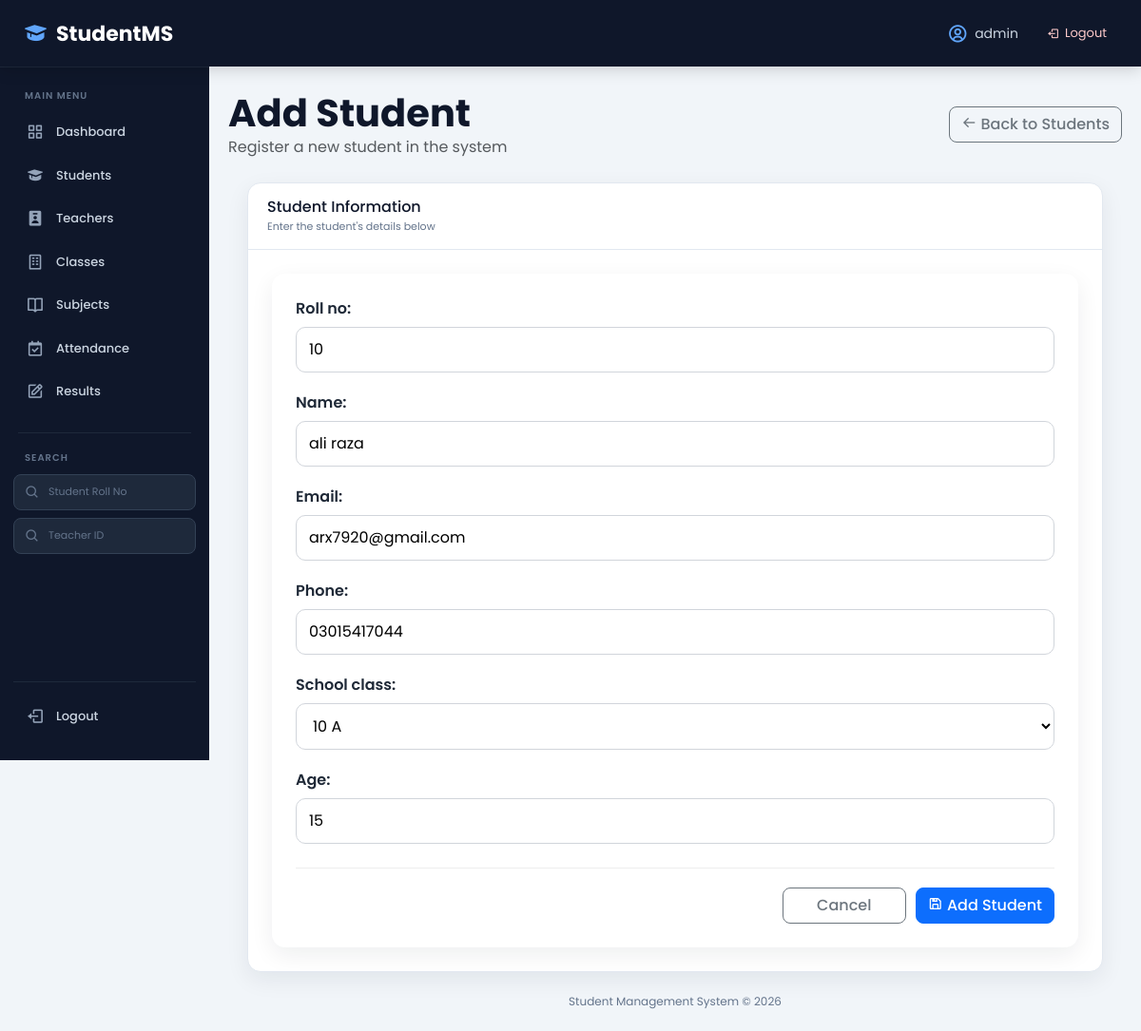
The page /students/10/edit/ (signed in) on the database its author committed.
### my_app/models.py (models this page shows, shortened)
class Students(models.Model):
    roll_no=models.IntegerField(blank=False,unique=True)
    name=models.CharField(max_length=100,blank=False)
    email=models.EmailField(max_length=200,blank=False,unique=True)
    phone=models.CharField(max_length=15,blank=False,unique=True)
    user=models.OneToOneField(
          User,on_delete=models.PROTECT,blank=True,null=True
    )
    school_class = models.ForeignKey(
        SchoolClass,
        on_delete=models.PROTECT,
         null=True,
         blank=True
    )
    age=models.PositiveIntegerField(blank=False)
    create_at=models.DateTimeField(max_length=100,auto_now_add=True)

class SchoolClass(models.Model):
     school_class=models.CharField( max_length=5)
     section=models.CharField( max_length=5)
     room_no=models.CharField( max_length=10)
     def __str__(self):
      return f"{self.school_class} {self.section}"

### my_app/views/student_views.py (the view)
# urls.py: path("students/<int:roll_no>/edit/", student_views.update, name="update_detail"),
@login_required
def update(request,roll_no):
    if not request.user.has_perm("my_app.update_detail"):
     raise PermissionDenied
    try:
        student = Students.objects.get(roll_no=roll_no)
    except Students.DoesNotExist:
            return redirect('list_student')
    if request.method=="POST":
        form = StudentForm(
    request.POST,
    instance=student
)
        if form.is_valid():
            form.save()
            messages.success(request,'Student Updates Successfully')
            return redirect("list_student")
    else:
        form = StudentForm(instance=student)
    return render(request, "students/add_student.html", {
        "form": form
    })

### my_app/forms.py
class StudentForm(forms.ModelForm):
        phone = forms.CharField(
    max_length=11,
    min_length=11,
    validators=[
        RegexValidator(
            regex=r'^\d{11}$',
            message='Phone number must contain exactly 11 digits.'
        )
    ]
)
        class Meta:
            model=Students
            fields = [
            "roll_no",
            "name",
            "email",
            "phone",
            "school_class",
            "age",
        ]

### my_app/templates/students/add_student.html (shortened to what this page needs)
{% extends "base.html" %}
{% block content %}
<div class="page-section">
    <div class="page-title">
        <div>
            <h1>
                Add Student
            </h1>
            <p class="text-muted mb-0">
                Register a new student in the system
            </p>
        </div>
        <a
            href="{% url 'list_student' %}"
            class="btn btn-outline-secondary"
        >
            <i class='bx bx-arrow-back'></i>
            Back to Students
        </a>
    </div>
    <div class="dashboard-panel student-form-panel">
        <div class="panel-header">
            <div>
                <h3>
                    Student Information
                </h3>
                <span>
                    Enter the student's details below
                </span>
            </div>
        </div>
        <div class="form-content">
            <form
                action=""
                method="post"
                class="management-form"
            >
                {{ form.as_p }}
                <div class="form-actions">
                    <a
                        href="{% url 'list_student' %}"
                        class="btn btn-outline-secondary"
                    >
                        Cancel
                    </a>
                    <button
                        type="submit"
                        class="btn btn-primary"
                    >
                        <i class='bx bx-save'></i>
                        Add Student
                    </button>
                </div>
            </form>
        </div>
    </div>
</div>
{% endblock %}

### my_app/templates/base.html (shortened to what this page needs)
{% load static %}
<!DOCTYPE html>
<html lang="en">
<head>
    <link
        href="https://cdn.jsdelivr.net/npm/bootstrap@5.3.8/dist/css/bootstrap.min.css"
        rel="stylesheet"
    >
    <link
        href="https://unpkg.com/boxicons@2.1.4/css/boxicons.min.css"
        rel="stylesheet"
    >
    <link
        rel="stylesheet"
        href="{% static 'css/style.css' %}"
    >
</head>
<body>
<nav class="top-navbar">
    <div class="top-navbar-left">
        <a
            href="{% url 'home' %}"
            class="brand"
        >
            <i class='bx bxs-graduation'></i>
            <span>StudentMS</span>
        </a>
    </div>
    <div class="top-navbar-right">
        {% if user.is_authenticated %}
        <div class="top-user">
            <i class='bx bx-user-circle'></i>
            <span>
                {{ user.username }}
            </span>
        </div>
        <a
            href="{% url 'logout' %}"
            class="logout-btn"
        >
            <i class='bx bx-log-out'></i>
            <span>Logout</span>
        </a>
        {% endif %}
    </div>
</nav>
<aside
    class="sidebar"
    id="sidebar"
>
    <div class="sidebar-title">
        <span>MAIN MENU</span>
    </div>
{% if user.is_superuser %}
<a href="{% url 'admin_dashboard' %}" class="sidebar-link">
    <i class='bx bx-grid-alt'></i>
    <span>Dashboard</span>
</a>
{% elif user.students %}
<a href="{% url 'student_dashboard' %}" class="sidebar-link">
    <i class='bx bx-grid-alt'></i>
    <span>Dashboard</span>
</a>
{% elif user.teachers %}
<a href="{% url 'teacher_dashboard' %}" class="sidebar-link">
    <i class='bx bx-grid-alt'></i>
    <span>Dashboard</span>
</a>
{% elif user.parents %}
<a href="{% url 'parent_dashboard' %}" class="sidebar-link">
    <i class='bx bx-grid-alt'></i>
    <span>Dashboard</span>
</a>
{% else %}
<a href="{% url 'dashboard' %}" class="sidebar-link">
    <i class='bx bx-grid-alt'></i>
    <span>Dashboard</span>
</a>
{% endif %}
    {% if perms.my_app.view_students %}
    <a
        href="{% url 'list_student' %}"
        class="sidebar-link"
    >
        <i class='bx bxs-graduation'></i>
        <span>Students</span>
    </a>
    {% endif %}
    {% if perms.my_app.view_teachers %}
    <a
        href="{% url 'view_teachers' %}"
        class="sidebar-link"
    >
        <i class='bx bxs-user-badge'></i>
        <span>Teachers</span>
    </a>
    {% endif %}
    {% if perms.my_app.view_schoolclass %}
    <a
        href="{% url 'view_class' %}"
        class="sidebar-link"
    >
        <i class='bx bx-building'></i>
        <span>Classes</span>
    </a>
    {% endif %}
    {% if perms.my_app.view_subjects %}
    <a
        href="{% url 'view_subject' %}"
        class="sidebar-link"
    >
        <i class='bx bx-book-open'></i>
        <span>Subjects</span>
    </a>
    {% endif %}
    {% if perms.my_app.view_attendence %}
    <a
        href="{% url 'view_attend' %}"
        class="sidebar-link"
    >
        <i class='bx bx-calendar-check'></i>
        <span>Attendance</span>
    </a>
    {% endif %}
    {% if perms.my_app.view_marks %}
    <a
        href="{% url 'view_marks' %}"
        class="sidebar-link"
    >
        <i class='bx bx-edit'></i>
        <span>Results</span>
    </a>
    {% endif %}
    <div class="sidebar-divider"></div>
    {% if perms.my_app.view_students and perms.my_app.view_teachers %}
    <div class="sidebar-title">
        <span>SEARCH</span>
    </div>
    <form
        action="{% url 'search' %}"
        method="GET"
        class="sidebar-search"
    >
        <div class="search-wrapper">
            <i class='bx bx-search'></i>
            <input
                type="search"
                name="search"
                placeholder="Student Roll No"
            >
        </div>
    </form>
    <form
        action="{% url 'search_teacher' %}"
        method="GET"
        class="sidebar-search"
    >
        <div class="search-wrapper">
            <i class='bx bx-search'></i>
            <input
                type="search"
                name="search"
                placeholder="Teacher ID"
            >
        </div>
    </form>
    {% endif %}
    <div class="sidebar-bottom">
        {% if user.is_authenticated %}
        <a
            href="{% url 'logout' %}"
            class="sidebar-link logout-link"
        >
            <i class='bx bx-log-out'></i>
            <span>Logout</span>
        </a>
        {% endif %}
    </div>
</aside>
<main class="main-content">
    {% block content %}
    {% endblock %}
    <footer class="footer">
        <p>
            Student Management System © 2026
        </p>
    </footer>
</main>
</body>
</html>

### rows shown on the page
Students: roll_no "10", name "ali raza", email "arx7920@gmail.com", phone "03015417044", age "15"
SchoolClass: school_class "10 A"

### other values the page prints
{{ user.username }} "admin"
